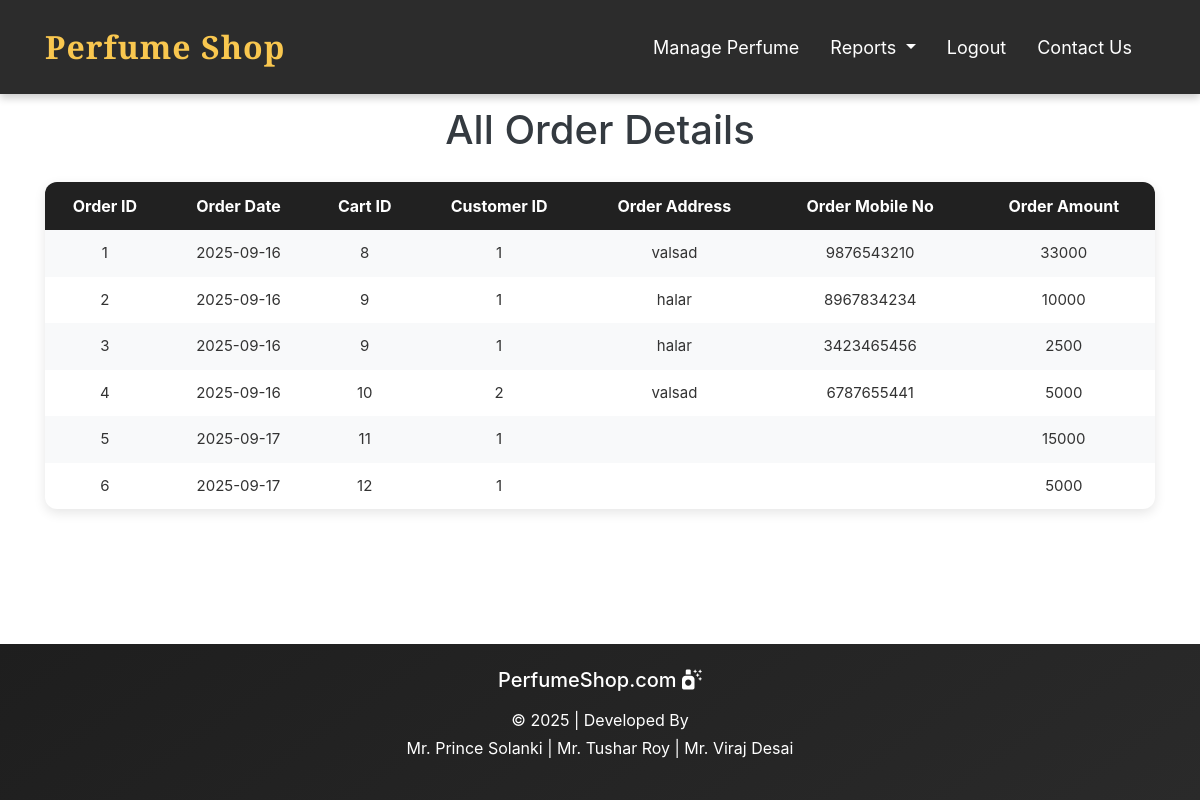
The app's page /all_order_supplier.php with its own data.
### tables this page shows
CREATE TABLE IF NOT EXISTS `order_detail` (
  `order_id` int(10) NOT NULL,
  `order_date` date NOT NULL,
  `cart_id` int(10) NOT NULL,
  `customer_id` int(10) NOT NULL,
  `order_address` varchar(200) NOT NULL,
  `order_mobile` varchar(10) NOT NULL,
  `order_amount` int(10) NOT NULL,
  PRIMARY KEY (`order_id`)
);

### all_order_supplier.php (the view, shortened to what this page needs)
<?php
include("supplier_header.php");
include("connect.php");
?>
<div class="page-content">
  <div class="container">
    <div class="row">
      <div class="col-md-12 text-center mt-3 text-dark">
        <h1>All Order Details</h1>
      </div>
    </div>
    <?php
        $query = mysqli_query($con, "select * from order_detail");
        if(mysqli_num_rows($query) > 0)
        {
            echo "<table class='custom-table'>";
            echo "<tr>
            <th>Order ID</th>
            <th>Order Date</th>
            <th>Cart ID</th>
            <th>Customer ID</th>
            <th>Order Address</th>
            <th>Order Mobile No</th>
            <th>Order Amount</th>
            </tr>";
            while ($r5 = mysqli_fetch_array($query)) {
                echo "<tr>";
                echo "<td>$r5[0]</td>";
                echo "<td>$r5[1]</td>";
                echo "<td>$r5[2]</td>";
                echo "<td>$r5[3]</td>";
                echo "<td>$r5[4]</td>";
                echo "<td>$r5[5]</td>";
                echo "<td>$r5[6]</td>";
                echo "</tr>";
            }
            echo "</table>";
        }
        else
        {
            echo '<p class="text-center">No Order detail Found.</p>';
        }
    ?>
  </div>
</div>
<?php
include("footer.php");
?>

### supplier_header.php (style rules this page uses)
body { margin: 0; padding: 0; }

### all_order_supplier.php (style rules this page uses)
html, body { height: 100%; margin: 0; }
body { display: flex; flex-direction: column; min-height: 100vh; }
.page-content { flex: 1; }
.custom-table { border-collapse: separate; border-spacing: 0; width: 100%; border-radius: 12px; overflow: hidden; box-shadow: 0 4px 12px rgba(0,0,0,0.1); background: white; margin-top: 20px; }
.custom-table th { background-color: #212121; color: white; padding: 12px; text-align: center; font-size: 16px; }
.custom-table td { padding: 12px; text-align: center; font-size: 15px; color: #333; }
.custom-table tr:nth-child(even) { background-color: #f8f9fa; }

### records on screen
order_detail: order_id "1", order_date "2025-09-16", cart "8", customer "1", order_address "valsad", order_mobile "9876543210", order_amount "33000"
order_detail: order_id "2", order_date "2025-09-16", cart "9", customer "1", order_address "halar", order_mobile "8967834234", order_amount "10000"
order_detail: order_id "3", order_date "2025-09-16", cart "9", customer "1", order_address "halar", order_mobile "3423465456", order_amount "2500"
order_detail: order_id "4", order_date "2025-09-16", cart "10", customer "2", order_address "valsad", order_mobile "6787655441", order_amount "5000"
order_detail: order_id "5", order_date "2025-09-17", cart "11", customer "1", order_amount "15000"
order_detail: order_id "6", order_date "2025-09-17", cart "12", customer "1", order_amount "5000"
